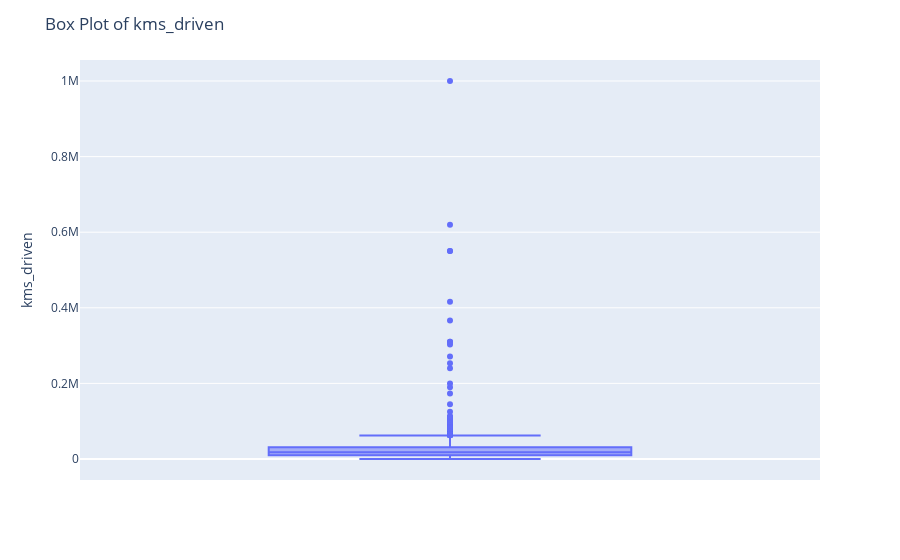
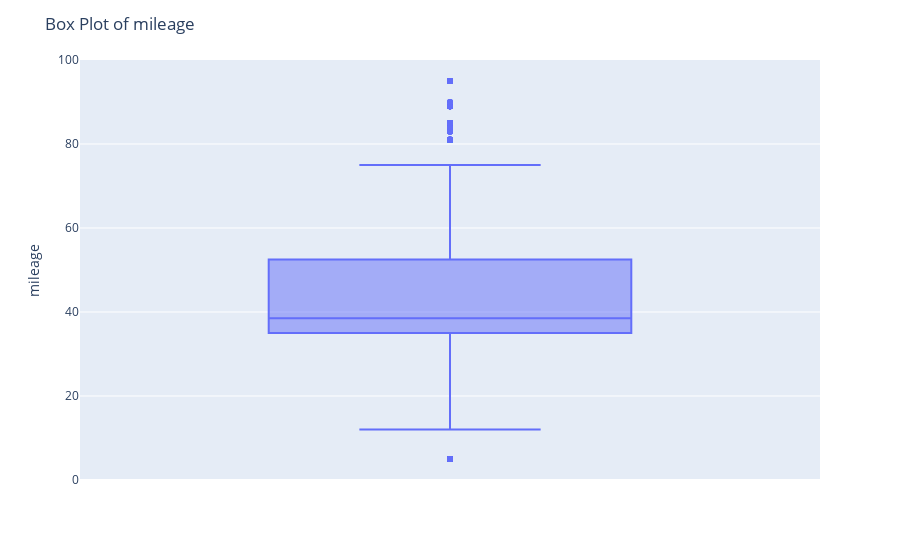
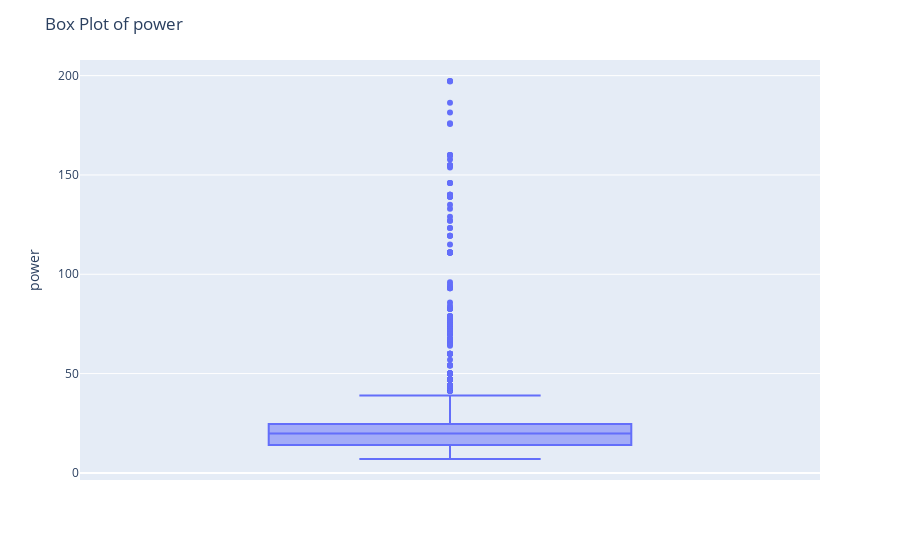
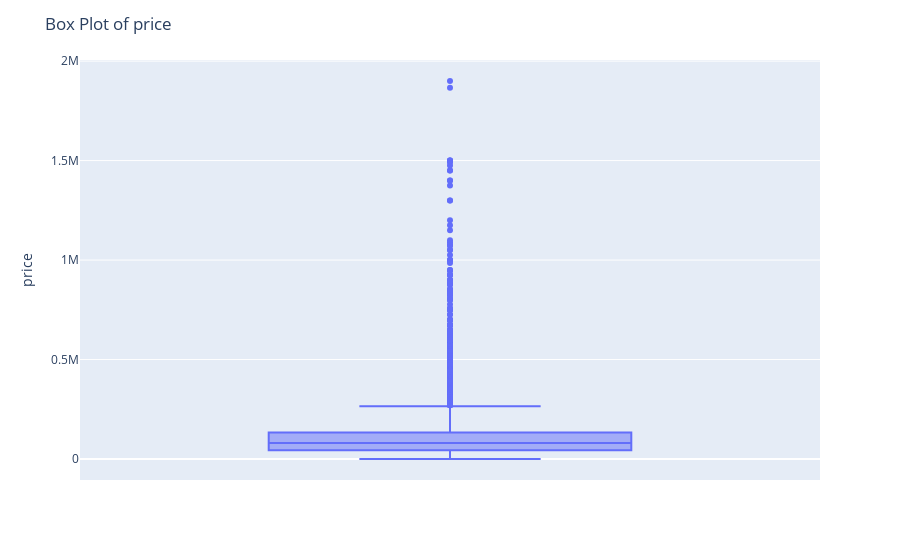

Notebook cell for these charts, in order:
### Code cell
numerical_columns = ['kms_driven', 'mileage', 'power', 'price']  # Add the names of the numerical columns

# Create box plots for each numerical column
for column in numerical_columns:
    fig = px.box(data, y=column)
    fig.update_layout(title=f'Box Plot of {column}', yaxis_title=column)
    fig.show()

### Figure 1 — Plotly figure (JSON) as saved in the notebook; plotly's stock layout.template omitted (floating-point values rounded to 4 significant figures; data arrays with more than 128 entries replaced by an {"elided": "..."} marker saying what was removed)
{"data": [{"alignmentgroup": "True", "hovertemplate": "kms_driven=%{y}<extra></extra>", "legendgroup": "", "marker": {"color": "#636efa"}, "name": "", "notched": false, "offsetgroup": "", "orientation": "v", "showlegend": false, "type": "box", "x0": " ", "xaxis": "x", "y": {"elided": "5079 int values"}, "y0": " ", "yaxis": "y"}], "layout": {"boxmode": "group", "legend": {"tracegroupgap": 0}, "margin": {"t": 60}, "title": {"text": "Box Plot of kms_driven"}, "xaxis": {"anchor": "y", "domain": [0, 1]}, "yaxis": {"anchor": "x", "domain": [0, 1], "title": {"text": "kms_driven"}}}}

### Figure 2 — Plotly figure (JSON) as saved in the notebook; plotly's stock layout.template omitted (floating-point values rounded to 4 significant figures; data arrays with more than 128 entries replaced by an {"elided": "..."} marker saying what was removed)
{"data": [{"alignmentgroup": "True", "hovertemplate": "mileage=%{y}<extra></extra>", "legendgroup": "", "marker": {"color": "#636efa"}, "name": "", "notched": false, "offsetgroup": "", "orientation": "v", "showlegend": false, "type": "box", "x0": " ", "xaxis": "x", "y": {"elided": "5079 float values"}, "y0": " ", "yaxis": "y"}], "layout": {"boxmode": "group", "legend": {"tracegroupgap": 0}, "margin": {"t": 60}, "title": {"text": "Box Plot of mileage"}, "xaxis": {"anchor": "y", "domain": [0, 1]}, "yaxis": {"anchor": "x", "domain": [0, 1], "title": {"text": "mileage"}}}}

### Figure 3 — Plotly figure (JSON) as saved in the notebook; plotly's stock layout.template omitted (floating-point values rounded to 4 significant figures; data arrays with more than 128 entries replaced by an {"elided": "..."} marker saying what was removed)
{"data": [{"alignmentgroup": "True", "hovertemplate": "power=%{y}<extra></extra>", "legendgroup": "", "marker": {"color": "#636efa"}, "name": "", "notched": false, "offsetgroup": "", "orientation": "v", "showlegend": false, "type": "box", "x0": " ", "xaxis": "x", "y": {"elided": "5079 float values"}, "y0": " ", "yaxis": "y"}], "layout": {"boxmode": "group", "legend": {"tracegroupgap": 0}, "margin": {"t": 60}, "title": {"text": "Box Plot of power"}, "xaxis": {"anchor": "y", "domain": [0, 1]}, "yaxis": {"anchor": "x", "domain": [0, 1], "title": {"text": "power"}}}}

### Figure 4 — Plotly figure (JSON) as saved in the notebook; plotly's stock layout.template omitted (floating-point values rounded to 4 significant figures; data arrays with more than 128 entries replaced by an {"elided": "..."} marker saying what was removed)
{"data": [{"alignmentgroup": "True", "hovertemplate": "price=%{y}<extra></extra>", "legendgroup": "", "marker": {"color": "#636efa"}, "name": "", "notched": false, "offsetgroup": "", "orientation": "v", "showlegend": false, "type": "box", "x0": " ", "xaxis": "x", "y": {"elided": "5079 int values"}, "y0": " ", "yaxis": "y"}], "layout": {"boxmode": "group", "legend": {"tracegroupgap": 0}, "margin": {"t": 60}, "title": {"text": "Box Plot of price"}, "xaxis": {"anchor": "y", "domain": [0, 1]}, "yaxis": {"anchor": "x", "domain": [0, 1], "title": {"text": "price"}}}}
